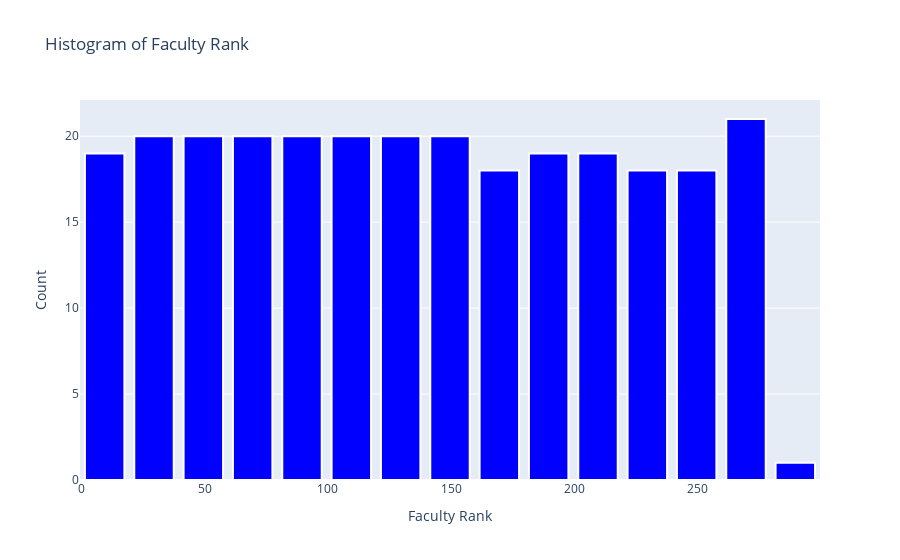

Notebook code cell kept with this figure:
### Markdown cell above
**Plotly - Chart**

### Code cell
# Convert 'Faculty Rank' to numeric and filter out zeros
df_CWU['Faculty Rank'] = pd.to_numeric(df_CWU['Faculty Rank'], errors='coerce')
df_non_zero_faculty = df_CWU[df_CWU['Faculty Rank'] != 0]

# Create a histogram using Plotly Express
fig = px.histogram(
    df_non_zero_faculty,
    x='Faculty Rank',
    nbins=15,  # Number of bins
    title='Histogram of Faculty Rank',
    color_discrete_sequence=['blue']  # Set bar color to blue
)

# Update layout to add red edges to the bars
fig.update_traces(marker=dict(line=dict(color='white', width=2)))

# Add labels
fig.update_layout(
    xaxis_title='Faculty Rank',
    yaxis_title='Count',
    bargap=0.2  # Adjust the gap between bars
)

# Show the plot
fig.show()

### Figure 1 — Plotly figure (JSON) as saved in the notebook; plotly's stock layout.template omitted (floating-point values rounded to 4 significant figures; data arrays with more than 128 entries replaced by an {"elided": "..."} marker saying what was removed)
{"data": [{"alignmentgroup": "True", "bingroup": "x", "hovertemplate": "Faculty Rank=%{x}<br>count=%{y}<extra></extra>", "legendgroup": "", "marker": {"color": "blue", "line": {"color": "white", "width": 2}, "pattern": {"shape": ""}}, "name": "", "nbinsx": 15, "offsetgroup": "", "orientation": "v", "showlegend": false, "type": "histogram", "x": {"elided": "273 int values"}, "xaxis": "x", "yaxis": "y"}], "layout": {"bargap": 0.2, "barmode": "relative", "legend": {"tracegroupgap": 0}, "title": {"text": "Histogram of Faculty Rank"}, "xaxis": {"anchor": "y", "domain": [0, 1], "title": {"text": "Faculty Rank"}}, "yaxis": {"anchor": "x", "domain": [0, 1], "title": {"text": "Count"}}}}
